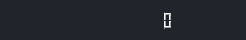
        <widget class="QFrame" name="bgtop">
         <property name="minimumSize">
          <size>
           <width>0</width>
           <height>40</height>
          </size>
         </property>
         <property name="maximumSize">
          <size>
           <width>16777215</width>
           <height>40</height>
          </size>
         </property>
         <property name="styleSheet">
          <string notr="true">background-color: rgb(33, 37, 43)</string>
         </property>
         <property name="frameShape">
          <enum>QFrame::NoFrame</enum>
         </property>
         <property name="frameShadow">
          <enum>QFrame::Raised</enum>
         </property>
         <layout class="QHBoxLayout" name="horizontalLayout_3">
          <property name="spacing">
           <number>0</number>
          </property>
          <property name="leftMargin">
           <number>0</number>
          </property>
          <property name="topMargin">
           <number>0</number>
          </property>
          <property name="rightMargin">
           <number>0</number>
          </property>
          <property name="bottomMargin">
           <number>0</number>
          </property>
          <item>
           <widget class="QFrame" name="frame_2">
            <property name="frameShape">
             <enum>QFrame::NoFrame</enum>
            </property>
            <property name="frameShadow">
             <enum>QFrame::Raised</enum>
            </property>
            <layout class="QHBoxLayout" name="horizontalLayout_24">
             <property name="spacing">
              <number>0</number>
             </property>
             <property name="leftMargin">
              <number>4</number>
             </property>
             <property name="topMargin">
              <number>0</number>
             </property>
             <property name="rightMargin">
              <number>0</number>
             </property>
             <property name="bottomMargin">
              <number>0</number>
             </property>
             <item>
              <widget class="QPushButton" name="pushButton_file">
               <property name="minimumSize">
                <size>
                 <width>30</width>
                 <height>30</height>
                </size>
               </property>
               <property name="toolTip">
                <string>&lt;html&gt;&lt;head/&gt;&lt;body&gt;&lt;p&gt;File&lt;/p&gt;&lt;/body&gt;&lt;/html&gt;</string>
               </property>
               <property name="styleSheet">
                <string notr="true">QPushButton { background-color: rgba(255, 255, 255, 0); border: none;  border-radius: 5px; }
QPushButton:hover { background-color: rgb(44, 49, 57); border-style: solid; border-radius: 8px; }
QPushButton:pressed { background-color: rgb(23, 26, 30); border-style: solid; border-radius: 8px; }</string>
               </property>
               <property name="text">
                <string/>
               </property>
               <property name="icon">
                <iconset>
                 <normaloff>images/icons/cil-file.png</normaloff>images/icons/cil-file.png</iconset>
               </property>
              </widget>
             </item>
             <item>
              <widget class="QPushButton" name="pushButton_settings">
               <property name="minimumSize">
                <size>
                 <width>30</width>
                 <height>30</height>
                </size>
               </property>
               <property name="toolTip">
                <string>&lt;html&gt;&lt;head/&gt;&lt;body&gt;&lt;p&gt;Settings&lt;/p&gt;&lt;/body&gt;&lt;/html&gt;</string>
               </property>
               <property name="styleSheet">
                <string notr="true">QPushButton { background-color: rgba(255, 255, 255, 0); border: none;  border-radius: 5px; }
QPushButton:hover { background-color: rgb(44, 49, 57); border-style: solid; border-radius: 8px; }
QPushButton:pressed { background-color: rgb(23, 26, 30); border-style: solid; border-radius: 8px; }</string>
               </property>
               <property name="text">
                <string/>
               </property>
               <property name="icon">
                <iconset>
                 <normaloff>images/icons/cil-settings.png</normaloff>images/icons/cil-settings.png</iconset>
               </property>
              </widget>
             </item>
             <item>
              <widget class="QPushButton" name="pushButton_history">
               <property name="minimumSize">
                <size>
                 <width>30</width>
                 <height>30</height>
                </size>
               </property>
               <property name="toolTip">
                <string>&lt;html&gt;&lt;head/&gt;&lt;body&gt;&lt;p&gt;History&lt;/p&gt;&lt;/body&gt;&lt;/html&gt;</string>
               </property>
               <property name="styleSheet">
                <string notr="true">QPushButton { background-color: rgba(255, 255, 255, 0); border: none;  border-radius: 5px; }
QPushButton:hover { background-color: rgb(44, 49, 57); border-style: solid; border-radius: 8px; }
QPushButton:pressed { background-color: rgb(23, 26, 30); border-style: solid; border-radius: 8px; }</string>
               </property>
               <property name="text">
                <string/>
               </property>
               <property name="icon">
                <iconset>
                 <normaloff>images/icons/cil-history.png</normaloff>images/icons/cil-history.png</iconset>
               </property>
              </widget>
             </item>
             <item>
              <widget class="QPushButton" name="open_wiki_button">
               <property name="minimumSize">
                <size>
                 <width>30</width>
                 <height>30</height>
                </size>
               </property>
               <property name="toolTip">
                <string>&lt;html&gt;&lt;head/&gt;&lt;body&gt;&lt;p&gt;Wiki&lt;/p&gt;&lt;/body&gt;&lt;/html&gt;</string>
               </property>
               <property name="styleSheet">
                <string notr="true">QPushButton { background-color: rgba(255, 255, 255, 0); border: none;  border-radius: 5px; }
QPushButton:hover { background-color: rgb(44, 49, 57); border-style: solid; border-radius: 8px; }
QPushButton:pressed { background-color: rgb(23, 26, 30); border-style: solid; border-radius: 8px; }</string>
               </property>
               <property name="text">
                <string/>
               </property>
               <property name="icon">
                <iconset>
                 <normaloff>images/icons/cil-map.png</normaloff>images/icons/cil-map.png</iconset>
               </property>
              </widget>
             </item>
            </layout>
           </widget>
          </item>
          <item>
           <widget class="QFrame" name="frame_3">
            <property name="sizePolicy">
             <sizepolicy hsizetype="Expanding" vsizetype="Preferred">
              <horstretch>0</horstretch>
              <verstretch>0</verstretch>
             </sizepolicy>
            </property>
            <property name="frameShape">
             <enum>QFrame::NoFrame</enum>
            </property>
            <property name="frameShadow">
             <enum>QFrame::Plain</enum>
            </property>
            <property name="lineWidth">
             <number>0</number>
            </property>
            <layout class="QGridLayout" name="gridLayout">
             <property name="leftMargin">
              <number>0</number>
             </property>
             <property name="topMargin">
              <number>9</number>
             </property>
             <property name="rightMargin">
              <number>0</number>
             </property>
             <property name="spacing">
              <number>0</number>
             </property>
             <item row="0" column="0" alignment="Qt::AlignLeft|Qt::AlignVCenter">
              <widget class="QLCDNumber" name="lcdNumber">
               <property name="toolTip">
                <string>&lt;html&gt;&lt;head/&gt;&lt;body&gt;&lt;p&gt;History Counter&lt;/p&gt;&lt;/body&gt;&lt;/html&gt;</string>
               </property>
               <property name="frameShape">
                <enum>QFrame::NoFrame</enum>
               </property>
               <property name="frameShadow">
                <enum>QFrame::Plain</enum>
               </property>
               <property name="lineWidth">
                <number>0</number>
               </property>
               <property name="smallDecimalPoint">
                <bool>true</bool>
               </property>
               <property name="digitCount">
                <number>4</number>
               </property>
               <property name="mode">
                <enum>QLCDNumber::Dec</enum>
               </property>
               <property name="segmentStyle">
                <enum>QLCDNumber::Filled</enum>
               </property>
              </widget>
             </item>
            </layout>
           </widget>
          </item>
          <item>
           <widget class="QFrame" name="frame_4">
            <property name="maximumSize">
             <size>
              <width>100</width>
              <height>16777215</height>
             </size>
            </property>
            <property name="frameShape">
             <enum>QFrame::NoFrame</enum>
            </property>
            <property name="frameShadow">
             <enum>QFrame::Raised</enum>
            </property>
            <layout class="QHBoxLayout" name="horizontalLayout_2">
             <property name="spacing">
              <number>0</number>
             </property>
             <property name="leftMargin">
              <number>0</number>
             </property>
             <property name="topMargin">
              <number>0</number>
             </property>
             <property name="rightMargin">
              <number>4</number>
             </property>
             <property name="bottomMargin">
              <number>0</number>
             </property>
             <item alignment="Qt::AlignRight">
              <widget class="QPushButton" name="pushButton_minimze">
               <property name="minimumSize">
                <size>
                 <width>30</width>
                 <height>30</height>
                </size>
               </property>
               <property name="styleSheet">
                <string notr="true">QPushButton { background-color: rgba(255, 255, 255, 0); border: none;  border-radius: 5px; }
QPushButton:hover { background-color: rgb(44, 49, 57); border-style: solid; border-radius: 8px; }
QPushButton:pressed { background-color: rgb(23, 26, 30); border-style: solid; border-radius: 8px; }</string>
               </property>
               <property name="text">
                <string/>
               </property>
               <property name="icon">
                <iconset>
                 <normaloff>images/icons/icon_minimize.png</normaloff>images/icons/icon_minimize.png</iconset>
               </property>
              </widget>
             </item>
             <item alignment="Qt::AlignRight|Qt::AlignVCenter">
              <widget class="QPushButton" name="pushButton_close">
               <property name="minimumSize">
                <size>
                 <width>30</width>
                 <height>30</height>
                </size>
               </property>
               <property name="styleSheet">
                <string notr="true">QPushButton { background-color: rgba(255, 255, 255, 0); border: none;  border-radius: 5px; }
QPushButton:hover { background-color: rgb(44, 49, 57); border-style: solid; border-radius: 8px; }
QPushButton:pressed { background-color: rgb(23, 26, 30); border-style: solid; border-radius: 8px; }</string>
               </property>
               <property name="text">
                <string/>
               </property>
               <property name="icon">
                <iconset>
                 <normaloff>images/icons/icon_close.png</normaloff>images/icons/icon_close.png</iconset>
               </property>
              </widget>
             </item>
            </layout>
           </widget>
          </item>
         </layout>
        </widget>
